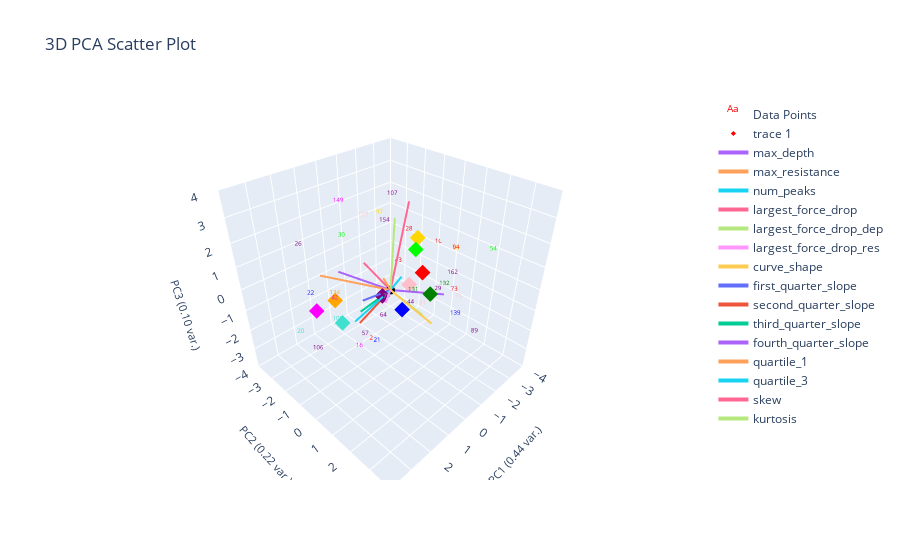

Notebook source saved alongside this figure:
### Markdown cell above
# Plot Labeled Data Only

### Code cell
plotting.plot_clusters_seperately(marions_labeled_data[f'{ylabel_name}_nums'], curve_data, ylabel_name,
                                  cluster_category_names=list(ylabel_to_cluster_num.keys()),
                                  bold_idxs=marions_labeled_data.index.tolist()) 
plotting.plot_pca(marions_labeled_data, marions_labeled_data[f'{ylabel_name}_nums'], graph_title="Clustering Labeled Data", num_pc=3, ylabel_name=ylabel_name, centroids=label_centroids)

### Figure 1 — Plotly figure (JSON) as saved in the notebook; plotly's stock layout.template omitted (floating-point values rounded to 4 significant figures)
{"data": [{"mode": "text", "name": "Data Points", "text": ["2", "7", "16", "20", "21", "22", "24", "26", "29", "30", "34", "42", "43", "44", "54", "57", "60", "64", "73", "75", "79", "81", "85", "89", "92", "94", "97", "105", "106", "107", "108", "127", "128", "131", "132", "134", "139", "149", "151", "154", "162"], "textfont": {"color": ["red", "pink", "magenta", "turquoise", "blue", "blue", "blue", "purple", "purple", "lime", "pink", "magenta", "red", "purple", "lime", "purple", "gold", "purple", "red", "pink", "turquoise", "pink", "blue", "purple", "magenta", "red", "gold", "red", "purple", "purple", "turquoise", "pink", "red", "green", "green", "orange", "blue", "magenta", "purple", "purple", "purple"], "size": 6}, "type": "scatter3d", "x": [2.276, -1.018, 3.309, 3.618, 2.297, 1.629, -0.947, 3.409, -2.937, -0.1616, -0.4692, 2.545, -0.9434, -0.4312, -3.727, 2.245, -3.727, 2.903, -1.502, -3.468, 0.4826, 0.2675, 0.3912, -1.506, 6.703, -3.038, -2.065, -3.855, 3.442, -2.653, 2.221, -1.979, -2.301, 0.7267, -2.253, 1.092, -1.588, 0.387, 5.3, -1.081, -3.596], "y": [1.351, 0.04628, 1.957, -0.8453, 1.637, -3.009, -1.066, -0.5941, -0.0119, -2.996, -0.3138, -0.1401, -0.5256, 0.6567, 1.959, 1.018, 0.1823, 2.614, 1.87, 0.741, 0.2791, 1.817, 5.208, 2.976, -0.3862, 0.674, -2.735, -0.7802, -0.1401, -2.546, -0.5032, -3.668, -1.322, 1.779, 0.838, -2.065, 1.977, -2.334, -2.414, -1.412, 0.2268], "z": [-0.4949, -0.7539, 0.2495, -0.721, -0.3853, -1.233, -1.426, 2.848, -1.805, 0.7834, -0.7772, 0.5604, 0.3278, -0.8137, 0.7231, -0.5155, 0.01424, 1.608, -0.1232, -2.073, -0.2576, 0.1605, 3.239, -1.508, -0.8861, 0.5354, 1.237, -0.1198, -1.158, 1.964, -0.7658, 0.8112, 0.8902, 0.956, -0.7647, -0.9951, -1.267, 2.715, -1.338, 1.71, -1.15]}, {"marker": {"color": ["red", "gold", "blue", "green", "purple", "pink", "turquoise", "orange", "lime", "magenta"], "size": 4, "symbol": "diamond"}, "mode": "markers", "type": "scatter3d", "x": [-1.561, -2.896, 0.3566, -0.7631, 0.4632, -1.333, 2.107, 1.092, -1.945, 3.236], "y": [0.2113, -1.276, 0.9494, 1.308, 0.03394, -0.2755, -0.3565, -2.065, -0.5188, -0.2258], "z": [0.1693, 0.6256, -0.2144, 0.09564, -0.01442, -0.5265, -0.5814, -0.9951, 0.7532, 0.6596]}, {"marker": {"color": "black", "size": 3}, "mode": "markers", "name": "Origin", "showlegend": false, "type": "scatter3d", "x": [0], "y": [0], "z": [0]}, {"line": {"width": 4}, "mode": "lines+text", "name": "max_depth", "textposition": "top center", "type": "scatter3d", "x": [0, -1.825], "y": [0, 1.146], "z": [0, -0.5519]}, {"line": {"width": 4}, "mode": "lines+text", "name": "max_resistance", "textposition": "top center", "type": "scatter3d", "x": [0, 2.18], "y": [0, -1.35], "z": [0, 1.04]}, {"line": {"width": 4}, "mode": "lines+text", "name": "num_peaks", "textposition": "top center", "type": "scatter3d", "x": [0, -0.4884], "y": [0, 0.09867], "z": [0, 0.4182]}, {"line": {"width": 4}, "mode": "lines+text", "name": "largest_force_drop", "textposition": "top center", "type": "scatter3d", "x": [0, -1.285], "y": [0, -0.342], "z": [0, 3.088]}, {"line": {"width": 4}, "mode": "lines+text", "name": "largest_force_drop_dep", "textposition": "top center", "type": "scatter3d", "x": [0, -0.1155], "y": [0, 1.533], "z": [0, -0.4133]}, {"line": {"width": 4}, "mode": "lines+text", "name": "largest_force_drop_res", "textposition": "top center", "type": "scatter3d", "x": [0, 1.225], "y": [0, 0.9779], "z": [0, 0.552]}, {"line": {"width": 4}, "mode": "lines+text", "name": "curve_shape", "textposition": "top center", "type": "scatter3d", "x": [0, 0.6941], "y": [0, 2.616], "z": [0, 0.2918]}, {"line": {"width": 4}, "mode": "lines+text", "name": "first_quarter_slope", "textposition": "top center", "type": "scatter3d", "x": [0, 1.309], "y": [0, -0.1108], "z": [0, 0.1274]}, {"line": {"width": 4}, "mode": "lines+text", "name": "second_quarter_slope", "textposition": "top center", "type": "scatter3d", "x": [0, 1.309], "y": [0, -0.3339], "z": [0, -1.046]}, {"line": {"width": 4}, "mode": "lines+text", "name": "third_quarter_slope", "textposition": "top center", "type": "scatter3d", "x": [0, 0.9104], "y": [0, -0.723], "z": [0, -0.9358]}, {"line": {"width": 4}, "mode": "lines+text", "name": "fourth_quarter_slope", "textposition": "top center", "type": "scatter3d", "x": [0, 1.071], "y": [0, -1.729], "z": [0, 0.5173]}, {"line": {"width": 4}, "mode": "lines+text", "name": "quartile_1", "textposition": "top center", "type": "scatter3d", "x": [0, 1.552], "y": [0, 1.225], "z": [0, 1.856]}, {"line": {"width": 4}, "mode": "lines+text", "name": "quartile_3", "textposition": "top center", "type": "scatter3d", "x": [0, 2.043], "y": [0, 0.2914], "z": [0, -0.189]}, {"line": {"width": 4}, "mode": "lines+text", "name": "skew", "textposition": "top center", "type": "scatter3d", "x": [0, -0.9091], "y": [0, -2.51], "z": [0, -0.3016]}, {"line": {"width": 4}, "mode": "lines+text", "name": "kurtosis", "textposition": "top center", "type": "scatter3d", "x": [0, -0.473], "y": [0, -0.2592], "z": [0, 2.742]}], "layout": {"autosize": true, "scene": {"aspectmode": "cube", "xaxis": {"range": [-4, 4], "title": {"font": {"size": 11}, "text": "PC1 (0.44 var.)"}}, "yaxis": {"range": [-4, 4], "title": {"font": {"size": 11}, "text": "PC2 (0.22 var.)"}}, "zaxis": {"range": [-4, 4], "title": {"font": {"size": 11}, "text": "PC3 (0.10 var.)"}}}, "title": {"text": "3D PCA Scatter Plot"}}}
